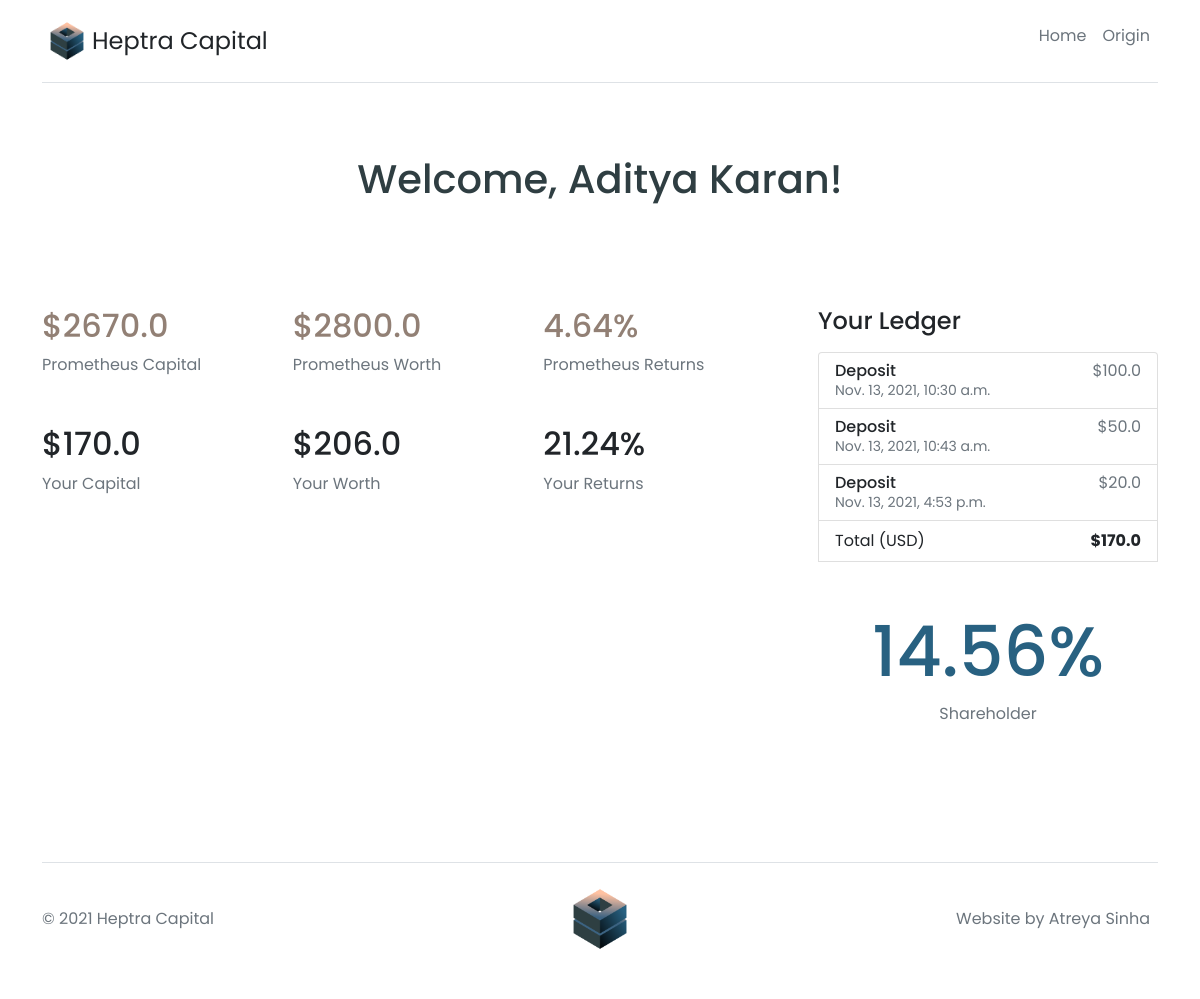
The app's page /dashboard/8, older data.
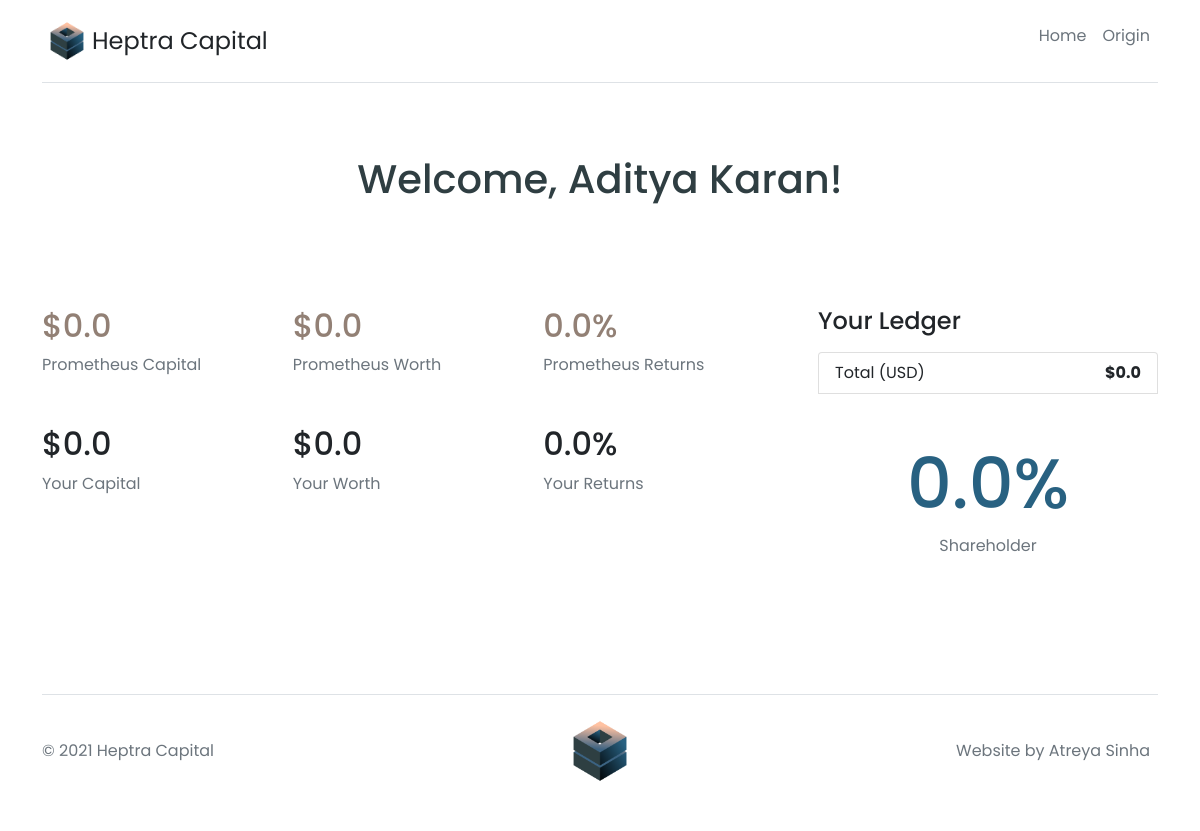
The same page, newer data.
### sscapital/models.py (models this page shows, shortened)
class Investors(models.Model):
    full_name = models.CharField(max_length=50, null=False)
    description = models.CharField(max_length=100, null=False)
    image = models.ImageField(upload_to='PROFILE_IMAGE')

class Ledger(models.Model):
    investor = models.ForeignKey(Investors, on_delete=models.CASCADE)
    money_moved = models.FloatField(default=0.0)
    timestamp = models.DateTimeField(auto_now_add=True)
    transaction = models.CharField(choices=CHOOSE_MONEY_STATUS, max_length=50, default='Deposit')

class Financials(models.Model):
    investor = models.ForeignKey(Investors, on_delete=models.CASCADE)
    capital_invested = models.FloatField(default=0.0)
    market_value = models.FloatField(default=0.0)
    returns = models.FloatField(default=0.0)
    shareholder = models.FloatField(default=0.0)

class Prometheus(models.Model):
    capital = models.FloatField(default=0.0)
    value = models.FloatField(default=0.0)
    returns = models.FloatField(default=0.0)

### sscapital/views.py (the view)
# urls.py: path('dashboard/<int:pk>', views.Dashboard.as_view(), name='dashboard'),
class Dashboard(View):
    def get(self, request, pk):
        investor = Investors.objects.get(id=pk)
        financials = Financials.objects.get(investor=investor.id)
        ledger = Ledger.objects.filter(investor=investor.id)
        prometheus = Prometheus.objects.get(id=1)
        return render(request, 'dashboard.html', {'prometheus': prometheus, 'investor': investor, 'ledger': ledger, 'financials': financials})

### templates/dashboard.html (shortened to what this page needs)
{% extends 'base.html' %} {% load static %} {% block content %}
<h1 class="text-center py-5" style="color: #2F3E42ff;">Welcome, {{investor.full_name}}!</h1>
<section>
    <div class="container">
        <div class="row g-5 py-5">
            <div class="col-md-5 col-lg-4 order-md-last">
                <h4 class="d-flex justify-content-between align-items-center mb-3">
                    <span class="text-dark">Your Ledger</span>
                </h4>
                <ul class="list-group mb-3">
                    {% for l in ledger %}
                    <li class="list-group-item d-flex justify-content-between lh-sm">
                        <div>
                            <h6 class="my-0">{{l.transaction}}</h6>
                            <small class="text-muted">{{l.timestamp}}</small>
                        </div>
                        <span class="text-muted">${{l.money_moved}}</span>
                    </li>
                    {% endfor %}
                    <li class="list-group-item d-flex justify-content-between">
                        <span>Total (USD)</span>
                        <strong>${{financials.capital_invested}}</strong>
                    </li>
                    <div class="container text-center py-5">
                        <h1 style="font-size: 70px; color: #286181ff;">{{financials.shareholder}}%</h1>
                        <span class="text-muted">Shareholder</span>
                    </div>
                </ul>
            </div>
            <div class="col-md-7 col-lg-8">
                <div class="row">
                    <div class="col-lg-4">
                        <h2 style="color: #928075ff;">${{prometheus.capital}}</h2>
                        <span class="text-muted">Prometheus Capital</span>
                    </div>
                    <div class="col-lg-4">
                        <h2 style="color: #928075ff;><i class="fas fa-code-branch" aria-hidden="true"></i>${{prometheus.value}}</h2>
                        <span class="text-muted">Prometheus Worth</span>
                    </div>
                    <div class="col-lg-4">
                        <h2 style="color: #928075ff;><i class="far fa-building" aria-hidden="true"></i>{{prometheus.returns}}%</h2>
                        <span class="text-muted">Prometheus Returns</span>
                    </div>
                </div>
                <div class="row py-5">
                    <div class="col-lg-4">
                        <h2>${{financials.capital_invested}}</h2>
                        <span class="text-muted">Your Capital</span>
                    </div>
                    <div class="col-lg-4">
                        <h2>${{financials.market_value}}</h2>
                        <span class="text-muted">Your Worth</span>
                    </div>
                    <div class="col-lg-4">
                        <h2>{{financials.returns}}%</h2>
                        <span class="text-muted">Your Returns</span>
                    </div>
                </div>
            </div>
        </div>
    </div>
</section>
{% endblock %}

### templates/base.html (shortened to what this page needs)
{% load static %}
<!DOCTYPE html>
<html lang="en">
<head>
    <link href="https://cdn.jsdelivr.net/npm/bootstrap@5.1.3/dist/css/bootstrap.min.css" rel="stylesheet">
    <link rel="stylesheet" href="{% static '/css/style.css' %}">
</head>
<body>
    <div class="container">
        <header class="d-flex flex-wrap justify-content-center py-3 mb-4 border-bottom">
            <a href="/" class="d-flex align-items-center mb-3 mb-md-0 me-md-auto text-dark text-decoration-none">
                <img src="{% static '/assets/Heptra.png' %}" alt="" srcset="" width="50" height="50">
                <span class="fs-4">Heptra Capital</span>
            </a>
            <ul class="nav nav-pills">
            {% if request.user.is_authenticated %}
                <li class="nav-item"><a href="{% url 'logout' %}" class="btn btn-outline-danger">Logout</a></li>
            {% else %}
                <li class="nav-item"><a href="{% url 'home' %}" class="nav-link px-2 link-secondary" aria-current="page">Home</a></li>
                <li class="nav-item"><a href="#origin" class="nav-link px-2 link-secondary">Origin</a></li>
            {% endif %}
            </ul>
        </header>
        </div>
    {% block content %} {% endblock %}
    <div class="container">
        <footer class="d-flex flex-wrap justify-content-between align-items-center py-3 my-4 border-top">
            <p class="col-md-4 mb-0 text-muted">© 2021 Heptra Capital</p>
            <a href="/" class="col-md-4 d-flex align-items-center justify-content-center mb-3 mb-md-0 me-md-auto text-decoration-none">
                <img src="{% static '/assets/Heptra.png' %}" alt="" srcset="" width="80" height="80">
            </a>
            <ul class="nav col-md-4 justify-content-end">
                <li class="nav-item"><a href="http://www.atreyasinha.com" target="_blank" class="nav-link px-2 text-muted">Website by Atreya Sinha</a></li>
            </ul>
        </footer>
    </div>
</body>
</html>

### static/css/style.css (style rules this page uses)
* { margin: 0; padding: 0; box-sizing: border-box; font-family: 'Poppins', sans-serif; }

Row changes from the older to the newer data that the page shows:
removed Ledger: transaction "Deposit", timestamp "Nov. 13, 2021, 10:30 a.m.", money_moved "100.0"
removed Ledger: transaction "Deposit", timestamp "Nov. 13, 2021, 10:43 a.m.", money_moved "50.0"
removed Ledger: transaction "Deposit", timestamp "Nov. 13, 2021, 4:53 p.m.", money_moved "20.0"
changed Financials: capital_invested "170.0" → "0.0"; shareholder "14.56" → "0.0"; market_value "206.0" → "0.0"; returns "21.24" → "0.0"
changed Prometheus: capital "2670.0" → "0.0"; value "2800.0" → "0.0"; returns "4.64" → "0.0"
